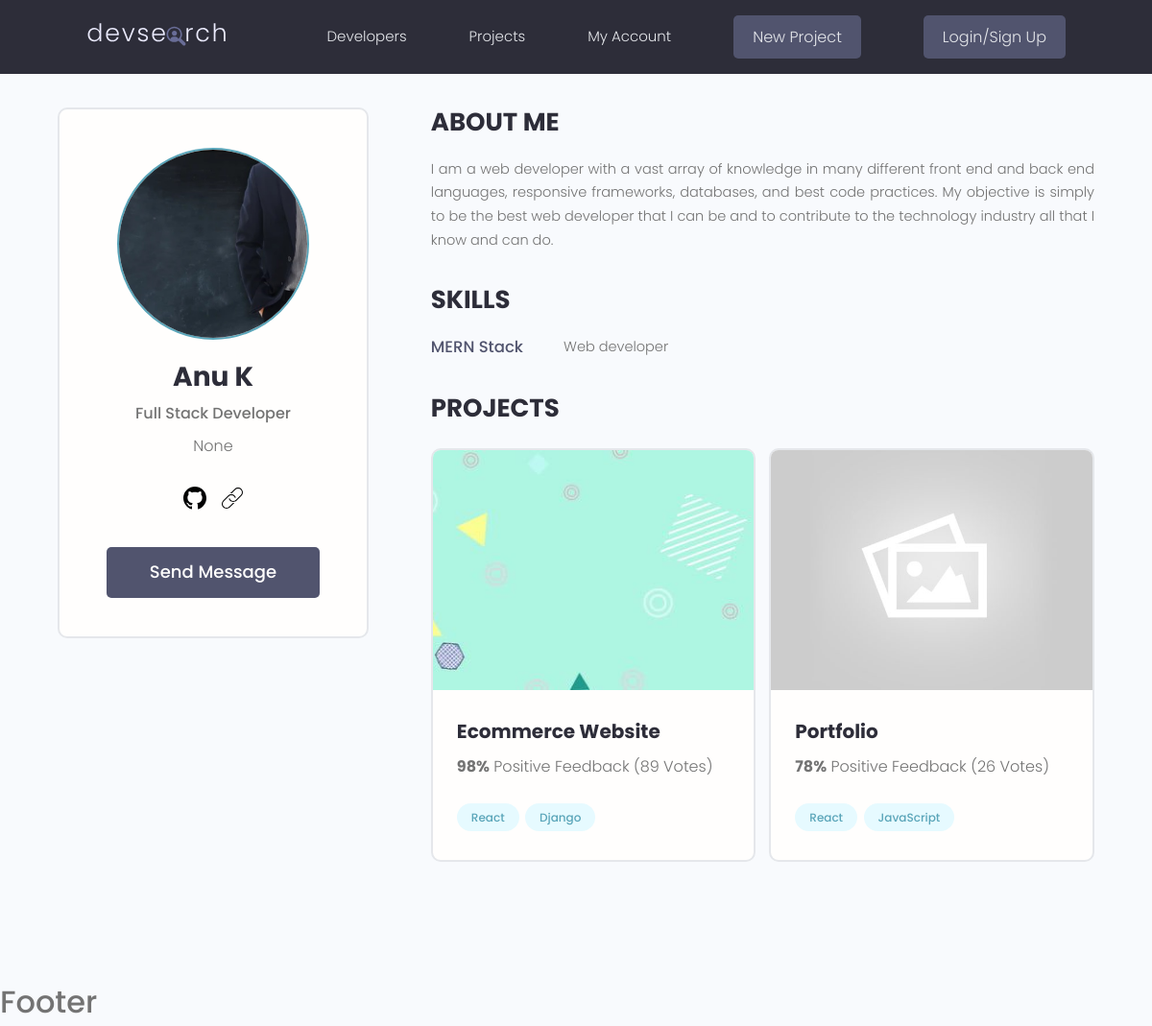
Page /users/profile/e53d932a-4434-4fac-965c-c85349ac777e on the committed database.
### users/models.py (models this page shows, shortened)
class Profile(models.Model):
    user = models.OneToOneField(User, on_delete=models.CASCADE, null=True, blank=True)
    name = models.CharField(max_length=200, null=True, blank=True)
    username = models.CharField(max_length=200, blank=True, null=True)
    location = models.CharField(max_length=200, blank=True, null=True)
    email = models.EmailField(max_length=200, null=True, blank=True)
    short_intro = models.CharField(max_length=200, blank=True, null=True)
    bio = models.TextField(blank=True, null=True)
    profile_image = models.ImageField(null=True, blank=True, upload_to='profile/', default='profile/user-default.png')
    social_github = models.CharField(max_length=200, blank=True, null=True)
    social_twitter = models.CharField(max_length=200, blank=True, null=True)
    social_linkedin = models.CharField(max_length=200, blank=True, null=True)
    social_website = models.CharField(max_length=200, blank=True, null=True)
    created = models.DateTimeField(auto_now_add=True)
    id = models.UUIDField(default=uuid.uuid4, unique=True, primary_key=True, editable=False)

class Skill(models.Model):
    owner = models.ForeignKey(Profile, on_delete=models.CASCADE, null=True, blank=True)
    name = models.CharField(max_length=200, null=True, blank=True)
    description = models.TextField(blank=True, null=True)
    created = models.DateTimeField(auto_now_add=True)
    id = models.UUIDField(default=uuid.uuid4, unique=True, primary_key=True, editable=False)

### projects/models.py (models this page shows, shortened)
class Project(models.Model):
    owner = models.ForeignKey(Profile, null=True, blank=True, on_delete=models.CASCADE)
    title = models.CharField(max_length=200)
    description = models.TextField(null=True, blank=True)
    featured_image = models.ImageField(null=True, blank=True, default='default.png')
    demo_link = models.CharField(max_length=2000, blank=True, null=True)
    source_link = models.CharField(max_length=2000, null=True, blank=True)
    tags = models.ManyToManyField('Tag', blank=True)
    vote_total = models.IntegerField(default=0, null=True, blank=True)
    vote_ratio = models.IntegerField(default=0, null=True, blank=True)
    created = models.DateTimeField(auto_now_add=True)
    id = models.UUIDField(default=uuid.uuid4, unique=True, primary_key=True, editable=False)

class Tag(models.Model):
    name = models.CharField(max_length=200)
    created = models.DateTimeField(auto_now_add=True)
    id = models.UUIDField(default=uuid.uuid4, unique=True, primary_key=True, editable=False)

### users/views.py (the view)
# urls.py: path('profile/<str:pk>', views.profile, name='profile'),
def profile(request, pk):
    data = Profile.objects.get(id=pk)
    return render(request, 'users/profile.html', {'profile': data})

### users/templates/users/profile.html (shortened to what this page needs)
{% extends 'main.html' %}
{% block content %}
<main class="profile my-md">
    <div class="container">
      <div class="layout">
        <div class="column column--1of3">
          <div class="card text-center">
            <div class="card__body dev">
              <img class="avatar avatar--xl" src="{{profile.profile_image.url}}" />
              <h2 class="dev__name">{{profile.name}}</h2>
              <p class="dev__title">{{profile.short_intro}}</p>
              <p class="dev__location">{{profile.location}}</p>
              <ul class="dev__social">
                  {% if profile.social_github %}
                <li>
                  <a title="Github" href="{{profile.social_github}}" target="_blank">
                  </a>
                </li>
                  {% endif %}
                  {% if profile.social_website %}
                <li>
                  <a title="Portfolio" href="{{profile.social_website}}" target="_blank">
                  </a>
                </li>
                  {% endif %}
              </ul>
              <a href="#" class="btn btn--sub btn--lg">Send Message </a>
            </div>
          </div>
        </div>
        <div class="column column--2of3">
          <div class="devInfo">
            <h3 class="devInfo__title">About Me</h3>
            <p class="devInfo__about">
              {{profile.bio}}
            </p>
          </div>
          <div class="devInfo">
            <h3 class="devInfo__title">Skills</h3>
            <div class="devInfo__skills">
              <div class="devSkill">
                  {% for skill in profile.skill_set.all %}
                <h4 class="devSkill__title">{{skill.name}}</h4>
                <p class="devSkill__info">
                  {{skill.description}}
                </p>
                  {% endfor %}
              </div>
            </div>
          </div>
          <div class="devInfo">
            <h3 class="devInfo__title">Projects</h3>
            <div class="grid grid--two">
                {% for project in profile.project_set.all %}
              <div class="column">
                <div class="card project">
                  <a href="single-project.html" class="project">
                    <img class="project__thumbnail" src="{{project.featured_image.url}}" alt="project thumbnail" />
                    <div class="card__body">
                      <h3 class="project__title">{{project.title}}</h3>
                      <p class="project--rating">
                        <span style="font-weight: bold;">{{project.vote_ratio}}%</span> Positive
                    Feedback ({{project.vote_total}} Vote{{ project.vote_total|pluralize:"s" }})
                      </p>
                      <div class="project__tags">
                        {% for tag in project.tags.all %}
                    <span class="tag tag--pill tag--main">
                      <small>{{tag.name}}</small>
                    </span>
                      {% endfor %}
                      </div>
                    </div>
                  </a>
                </div>
              </div>
                {% endfor %}
            </div>
          </div>
        </div>
      </div>
    </div>
  </main>
{% endblock content %}

### static/styles/app.css (style rules this page uses)
:root { --color-sub: #2d2d39; }
.btn--sub { background-color: var(--color-sub-light); }
.card { border: 2px solid var(--color-light); }
img { width: 100%; }
.profile .card > .dev { padding: 4rem; }
.dev__name { color: var(--color-sub); font-size: 2.8rem; font-weight: 700; margin-top: 1rem; margin-bottom: 0.5rem; }
.dev__title { font-size: 1.6rem; font-weight: 500; line-height: 1.3; }
.dev__location { margin-top: 1rem; }
.dev__social { margin: 3rem 0; list-style: none; display: flex; justify-content: center; gap: 1.5rem; }
.devInfo { margin-bottom: 3rem; }
.devInfo__title, .devInfo__subtitle { font-size: 2.6rem; color: var(--color-sub); text-transform: uppercase; font-weight: 700; margin-bottom: 1.5rem; }
.devInfo__about, .devSkill__info { font-size: 1.45rem; line-height: 1.7; text-align: justify; }
.devSkill { margin-bottom: 3rem; }
.devSkill__title { font-size: 1.65rem; font-weight: 500; color: var(--color-sub-light); }
@media screen and (min-width: 700px) { .devSkill { display: flex; justify-content: space-between; gap: 3rem; } }
@media screen and (min-width: 700px) { .devSkill__info { flex-basis: 80%; } }
.project--rating { margin-bottom: 1.6em; margin-top: .5em; }
.project__thumbnail { height: 25rem; object-fit: cover; object-position: top center; }
.project__title { font-size: 2rem; font-weight: 700; color: var(--color-sub); }

### static/uikit/styles/modules/_variables.css (style rules this page uses)
:root { --color-main: #5aa5b9; --color-main-light: #e6faff; --color-sub: #3f4156; --color-sub-light: #51546e; --color-sub-lighter: #ededfd; --color-text: #737373; --color-gray: #8b8b8b; --color-light: #e5e7eb; --color-light-gray: #767676; --color-bg: #f8fafd; --color-white: #fffefd; --color-white-light: #f3f3f3; --color-success: #359e64; --color-success-bg: #def8e8; --color-error: #fc4b0b; --color-error-bg: #fff2ee; --font-base: 'Poppins', arial, helvetica, 'Segoe UI', roboto, ubuntu, sans-serif; --font-monospace: 'Fira Code', 'Courier New', courier, monospace; --font-regular: 300; --font-medium: 500; --font-bold: 700; --generic-shadow: 1px 1px 5px #00000010; --generic-transition: all 0.3s ease-in-out; }

### static/uikit/styles/modules/_base.css (style rules this page uses)
* { margin: 0; padding: 0; box-sizing: border-box; text-rendering: optimizeLegibility; color: inherit; font-size: inherit; }
html { font-size: 50%; }
@media only screen and (min-width: 480px) { html { font-size: 56.25%; } }
@media only screen and (min-width: 1200px) { html { font-size: 62.5%; } }
body { line-height: 1.6; font-weight: 400; font-size: 1.5rem; color: var(--color-text); background-color: var(--color-bg); min-height: 100vh; }

### static/uikit/styles/modules/_typography.css (style rules this page uses)
* { font-family: var(--font-base); }
h2 { font-size: 3.6rem; font-weight: var(--font-bold); }
h3 { font-size: 3.2rem; font-weight: var(--font-medium); }
h4 { font-size: 2.8rem; font-weight: var(--font-medium); }
p, span, strong { font-size: 1.6rem; color: var(--color-text); font-weight: var(--font-regular); }
a { padding-bottom: 2px; text-decoration: none; display: inline-block; color: var(--color-main); font-weight: var(--font-medium); }

### static/uikit/styles/modules/_utilities.css (style rules this page uses)
.container { width: 95%; max-width: 165rem; margin: 0 auto; box-sizing: border-box; }
@media screen and (min-width: 1000px) { .container { width: 90%; } }
@media screen and (min-width: 1200px) { .container { width: 90%; } }
.text-center { text-align: center; }
.my-md { margin: 3rem auto; }

### static/uikit/styles/modules/_avatar.css (style rules this page uses)
.avatar { border-radius: 50%; border: 2px solid var(--color-main); object-fit: cover; }
.avatar--xl { height: 20rem; width: 20rem; }

### static/uikit/styles/modules/_button.css (style rules this page uses)
.btn { display: inline-block; position: relative; cursor: pointer; background-color: var(--color-light); font-weight: var(--font-medium); color: var(--color-sub); text-decoration: none; padding: 1rem 2rem; border-radius: 0.5rem; border: none; width: -webkit-fit-content; width: -moz-fit-content; width: fit-content; height: -webkit-fit-content; height: -moz-fit-content; height: fit-content; font-size: 1.6rem; outline-width: 0; outline-color: transparent; -webkit-backface-visibility: hidden; backface-visibility: hidden; transition: all 0.3s ease-in-out; }
.btn--sub { background-color: var(--color-sub); color: var(--color-white); }
.btn--lg { font-size: 1.8rem; padding: 1.2rem 4.5rem; }

### static/uikit/styles/modules/_card.css (style rules this page uses)
.card { border-radius: 1rem; background-color: var(--color-white); border: 1.5px solid var(--color-light); width: auto; height: auto; margin-top: 0.5rem; margin-bottom: 0.5rem; overflow: hidden; }
.card__body, .card__header { padding: 2rem 2.5rem; }

### rows in the picture
Profile: profile_image (picture), name "Anu K", short_intro "Full Stack Developer", location "None", bio "I am a web developer with a vast array of knowledge in many different front end and back end languages, responsive frameworks, databases, and best code practices. My objective is simply to be the best web developer that I can be and to contribute to the technology industry all that I know and can do."
Skill: name "MERN Stack", description "Web developer"
Project: featured_image (picture), title "Ecommerce Website", vote_ratio "98", vote_total "89"
Tag: name "React"
Tag: name "Django"
Project: featured_image (placeholder picture), title "Portfolio", vote_ratio "78", vote_total "26"
Tag: name "JavaScript"
